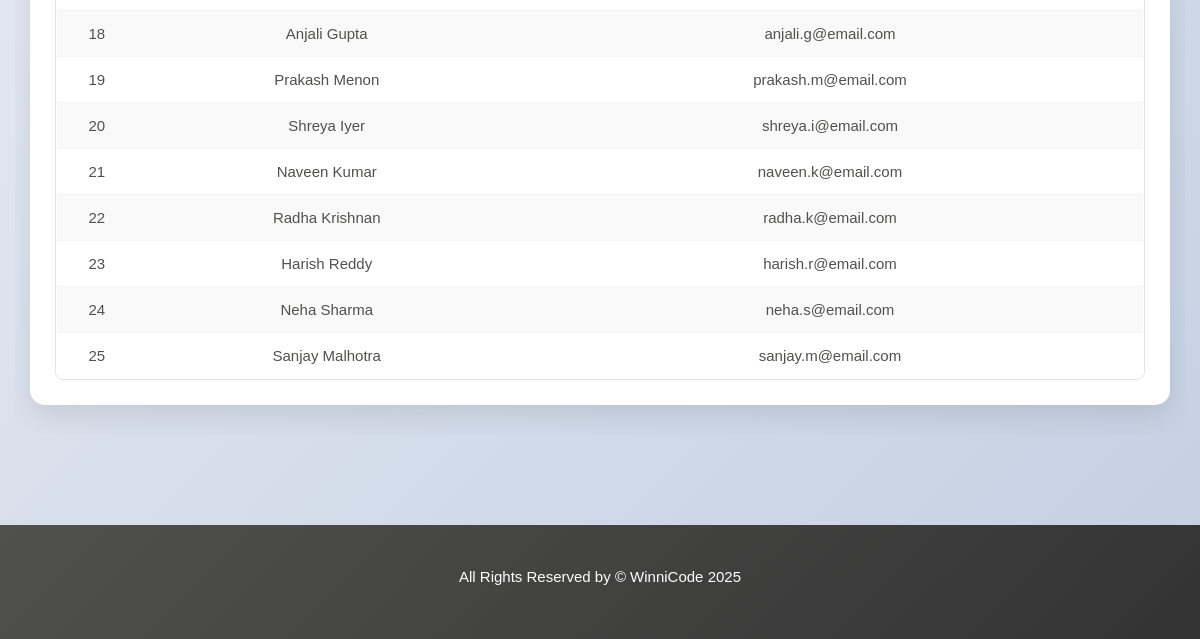
The page /admin/users.php (signed in, lower part) on the database as committed earlier.
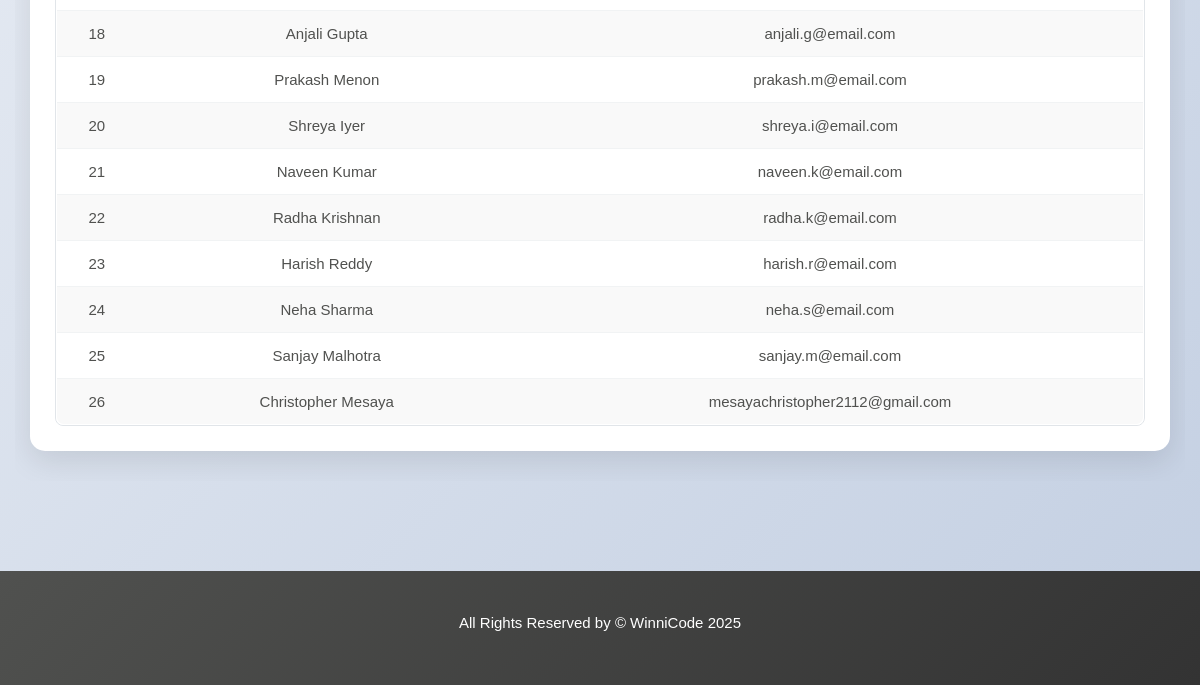
The same page on the database as committed later.
### tables this page shows
CREATE TABLE `user` (
  `user_id` int NOT NULL,
  `user_name` varchar(35) NOT NULL,
  `user_email` varchar(45) NOT NULL,
  `user_password` varchar(100) NOT NULL
);

### admin/users.php (the view, shortened to what this page needs)
<?php
require('./includes/nav.inc.php');
?>
<section id="main">
    <div class="container">
        <div class="row">
            <div class="col-md-12">
                <div class="panel panel-default">
                    <div class="panel-body">
                        <div class="table-responsive">
                            <table class="table table-striped table-hover article-list">
                                <tbody>
                                    <?php
                                    include_once '../includes/database.inc.php';
                                    $search = isset($_GET['search']) ? trim($_GET['search']) : '';
                                    if ($search !== '') {
                                        $search_escaped = mysqli_real_escape_string($con, $search);
                                        $user_sql = "SELECT user_id, user_name, user_email FROM user WHERE user_name LIKE '%$search_escaped%' OR user_email LIKE '%$search_escaped%' ORDER BY user_id ASC";
                                    } else {
                                        $user_sql = "SELECT user_id, user_name, user_email FROM user ORDER BY user_id ASC";
                                    }
                                    $user_result = mysqli_query($con, $user_sql);
                                    if (mysqli_num_rows($user_result) > 0) {
                                        while ($user = mysqli_fetch_assoc($user_result)) {
                                            echo '<tr>';
                                            echo '<td>' . $user['user_id'] . '</td>';
                                            echo '<td>' . htmlspecialchars($user['user_name']) . '</td>';
                                            echo '<td>' . htmlspecialchars($user['user_email']) . '</td>';
                                            echo '</tr>';
                                        }
                                    } else {
                                        echo '<tr><td colspan="3" align="center">No users found.</td></tr>';
                                    }
                                    ?>
                                </tbody>
                            </table>
                        </div>
                    </div>
                </div>
            </div>
        </div>
    </div>
</section>
<?php
require('./includes/footer.inc.php');
?>

Rows that differ between the two databases and show on the page:
added user: user_id "26", user_name "Christopher Mesaya", user_email "mesayachristopher2112@gmail.com"
